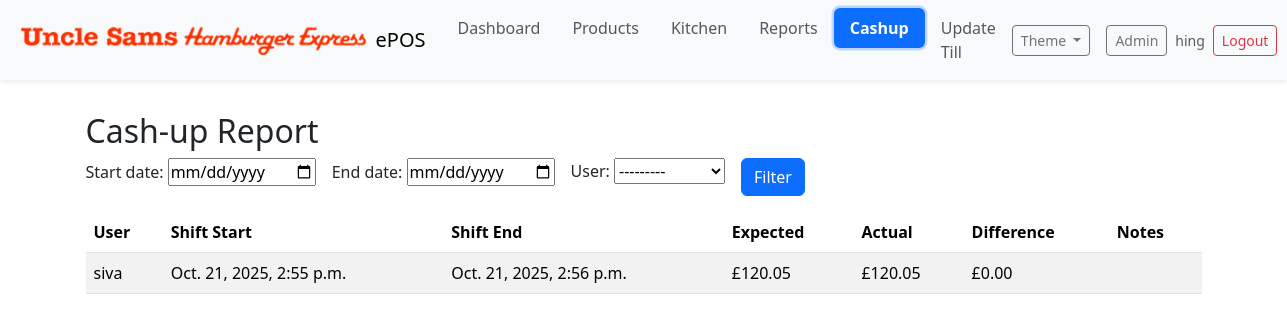
Before: /cashup/report/ (signed in) with the older database file.
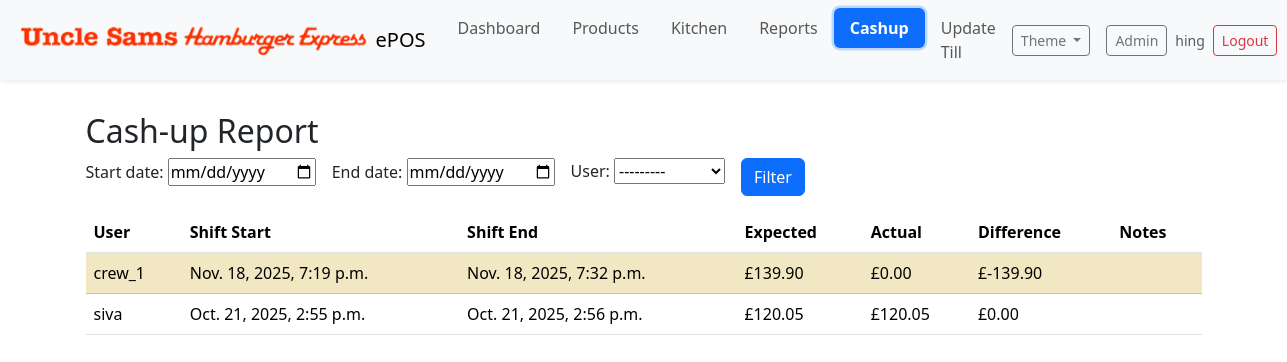
After: the same page with the newer database file.
### cashup/models.py (models this page shows, shortened)
class CashUp(models.Model):
    shift = models.OneToOneField(Shift, on_delete=models.CASCADE, related_name='cashup')
    expected_amount = models.DecimalField(max_digits=10, decimal_places=2, help_text="Expected cash amount based on transactions")
    actual_amount = models.DecimalField(max_digits=10, decimal_places=2, help_text="Actual cash amount counted at the end of the shift")
    difference = models.DecimalField(max_digits=10, decimal_places=2, help_text="Difference between expected and actual amounts")
    created_at = models.DateTimeField(default=timezone.now)
    notes = models.TextField(blank=True)
    class Meta:
        ordering = ['-created_at']

class Shift(models.Model):
    user = models.ForeignKey('auth.User', on_delete=models.CASCADE)
    start_time = models.DateTimeField(default=timezone.now)
    end_time = models.DateTimeField(null=True, blank=True)
    is_closed = models.BooleanField(default=False)
    class Meta:
        ordering = ['-start_time']

### cashup/views.py (the view, shortened to what this page needs)
# urls.py: path('report/', views.report, name='report'),
@login_required
def report(request):
    if request.user.groups.exists() and not _has_group(request.user, 'Manager'):
        messages.error(request, 'You do not have permission to view reports.')
        return redirect('cashup:index')
    form = ReportFilterForm(request.GET or None)
    qs = CashUp.objects.select_related('shift', 'shift__user').order_by('-created_at')
    rows = list(qs)
    return render(request, 'cashup/report.html', { 'form': form, 'rows': rows })

### cashup/forms.py
class ReportFilterForm(forms.Form):
    start_date = forms.DateField(required=False, widget=forms.DateInput(attrs={'type':'date'}))
    end_date = forms.DateField(required=False, widget=forms.DateInput(attrs={'type':'date'}))
    user = forms.ModelChoiceField(queryset=get_user_model().objects.all().order_by('username'), required=False)

### cashup/templates/cashup/report.html (shortened to what this page needs)
{% extends 'manage_orders/index.html' %}
{% block content %}
<div class="container py-3">
  <h2>Cash-up Report</h2>
  <form method="get" class="row g-3 mb-3">
    <div class="col-auto">{{ form.start_date.label_tag }} {{ form.start_date }}</div>
    <div class="col-auto">{{ form.end_date.label_tag }} {{ form.end_date }}</div>
    <div class="col-auto">{{ form.user.label_tag }} {{ form.user }}</div>
    <div class="col-auto align-self-end"><button class="btn btn-primary">Filter</button></div>
  </form>
  <div class="table-responsive">
    <table class="table table-striped align-middle">
      <thead>
        <tr>
          <th>User</th>
          <th>Shift Start</th>
          <th>Shift End</th>
          <th>Expected</th>
          <th>Actual</th>
          <th>Difference</th>
          <th>Notes</th>
        </tr>
      </thead>
      <tbody>
        {% for r in rows %}
          <tr class="{% if r.difference and r.difference != 0 %}table-warning{% endif %}">
            <td>{{ r.shift.user.username }}</td>
            <td>{{ r.shift.start_time }}</td>
            <td>{{ r.shift.end_time }}</td>
            <td>£{{ r.expected_amount }}</td>
            <td>£{{ r.actual_amount }}</td>
            <td>£{{ r.difference }}</td>
            <td class="small">{{ r.notes }}</td>
          </tr>
        {% empty %}
          <tr><td colspan="7" class="text-muted">No results.</td></tr>
        {% endfor %}
      </tbody>
    </table>
  </div>
</div>
{% endblock %}

Changed rows visible on the page:
added CashUp: shift.user.username "crew_1", shift.start_time "Nov. 18, 2025, 7:19 p.m.", shift.end_time "Nov. 18, 2025, 7:32 p.m.", expected_amount "139.90", actual_amount "0.00", difference "-139.90"
